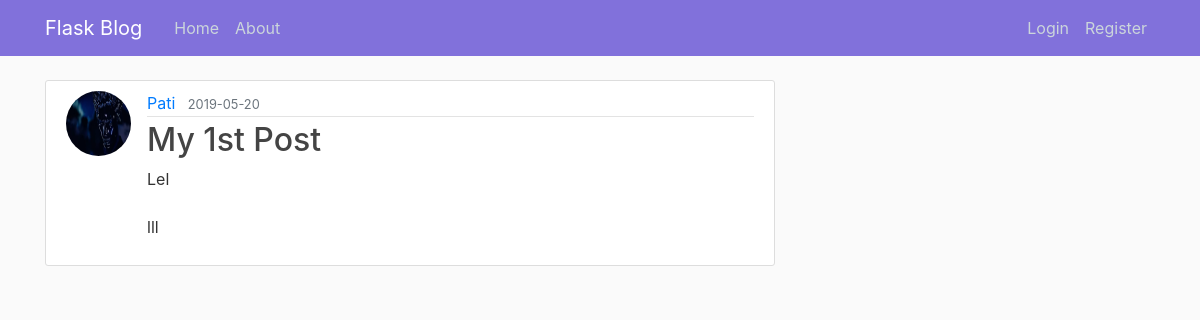
The page /post/new1 on the database its author committed.
### flaskblog/models.py (models this page shows, shortened)
class User(db.Model, UserMixin):
    id = db.Column(db.Integer, primary_key=True)
    username = db.Column(db.String(20), unique=True, nullable=False)
    email = db.Column(db.String(120), unique=True, nullable=False)
    img_file = db.Column(db.String(20), nullable=False, default='default.jpg')
    password = db.Column(db.String(60), nullable=False)
    posts = db.relationship('Post', backref='author', lazy=True)

class Post(db.Model):
    id = db.Column(db.Integer, primary_key=True)
    title = db.Column(db.String(100), nullable=False)
    date_posted = db.Column(db.DateTime, nullable=False, default=datetime.utcnow)
    content = db.Column(db.Text, nullable=False)
    user_id = db.Column(db.Integer, db.ForeignKey('user.id'), nullable=False)

### flaskblog/routes.py (the view)
@app.route("/post/new<int:post_id>")
def post(post_id):
    post = Post.query.get_or_404(post_id)
    return render_template('post.html', title=post.title, post=post)

### flaskblog/templates/post.html
{% extends "layout.html" %}
{% block content %}
    <article class="media content-section">
        <img class="rounded-circle article-img" src="{{ url_for('static', filename='profile_pics/' + post.author.img_file) }}">
        <div class="media-body">
            <div class="article-metadata">
                <a class="mr-2" href="#">{{ post.author.username }}</a>
                <small class="text-muted">{{ post.date_posted.strftime('%Y-%m-%d') }}</small>
            </div>
            <h2 class="article-title">{{ post.title }}</h2>
            <p class="article-content">{{ post.content }}</p>
        </div>
    </article>
{% endblock content %}

### flaskblog/static/main.css (style rules this page uses)
body { background: #fafafa; color: #333333; margin-top: 5rem; }
h1, h2, h3, h4, h5, h6 { color: #444444; }
.content-section { background: #ffffff; padding: 10px 20px; border: 1px solid #dddddd; border-radius: 3px; margin-bottom: 20px; }
.article-title { color: #444444; }
.article-content { white-space: pre-line; }
.article-img { height: 65px; width: 65px; margin-right: 16px; }
.article-metadata { padding-bottom: 1px; margin-bottom: 4px; border-bottom: 1px solid #e3e3e3 }

### rows shown on the page
User: img_file (picture), author.username "Pati"
Post: date_posted "2019-05-20", title "My 1st Post", content "Lel lll"
